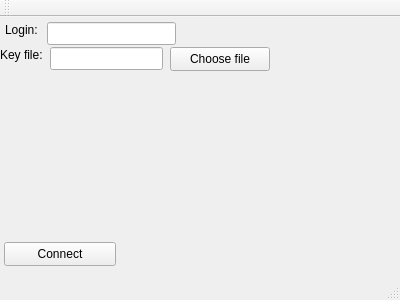
<?xml version="1.0" encoding="UTF-8"?>
<ui version="4.0">
 <class>MainWindow</class>
 <widget class="QMainWindow" name="MainWindow">
  <property name="geometry">
   <rect>
    <x>0</x>
    <y>0</y>
    <width>400</width>
    <height>300</height>
   </rect>
  </property>
  <property name="windowTitle">
   <string>MainWindow</string>
  </property>
  <widget class="QWidget" name="centralWidget">
   <widget class="QPushButton" name="connectButton">
    <property name="geometry">
     <rect>
      <x>4</x>
      <y>225</y>
      <width>112</width>
      <height>24</height>
     </rect>
    </property>
    <property name="text">
     <string>Connect</string>
    </property>
    <property name="checkable">
     <bool>false</bool>
    </property>
   </widget>
   <widget class="QLabel" name="loginLabel">
    <property name="geometry">
     <rect>
      <x>5</x>
      <y>5</y>
      <width>38</width>
      <height>16</height>
     </rect>
    </property>
    <property name="text">
     <string>Login:</string>
    </property>
   </widget>
   <widget class="QLineEdit" name="loginLine">
    <property name="geometry">
     <rect>
      <x>47</x>
      <y>5</y>
      <width>129</width>
      <height>23</height>
     </rect>
    </property>
    <property name="sizePolicy">
     <sizepolicy hsizetype="Maximum" vsizetype="Fixed">
      <horstretch>0</horstretch>
      <verstretch>0</verstretch>
     </sizepolicy>
    </property>
   </widget>
   <widget class="QLabel" name="keyLabel">
    <property name="geometry">
     <rect>
      <x>0</x>
      <y>30</y>
      <width>59</width>
      <height>15</height>
     </rect>
    </property>
    <property name="text">
     <string>Key file:</string>
    </property>
   </widget>
   <widget class="QLineEdit" name="fileDialogLine">
    <property name="geometry">
     <rect>
      <x>50</x>
      <y>30</y>
      <width>113</width>
      <height>23</height>
     </rect>
    </property>
    <property name="readOnly">
     <bool>true</bool>
    </property>
   </widget>
   <widget class="QPushButton" name="fileDialogButton">
    <property name="geometry">
     <rect>
      <x>170</x>
      <y>30</y>
      <width>100</width>
      <height>24</height>
     </rect>
    </property>
    <property name="text">
     <string>Choose file</string>
    </property>
   </widget>
  </widget>
  <widget class="QToolBar" name="mainToolBar">
   <attribute name="toolBarArea">
    <enum>TopToolBarArea</enum>
   </attribute>
   <attribute name="toolBarBreak">
    <bool>false</bool>
   </attribute>
  </widget>
  <widget class="QStatusBar" name="statusBar"/>
 </widget>
 <layoutdefault spacing="6" margin="11"/>
 <resources/>
 <connections/>
</ui>
